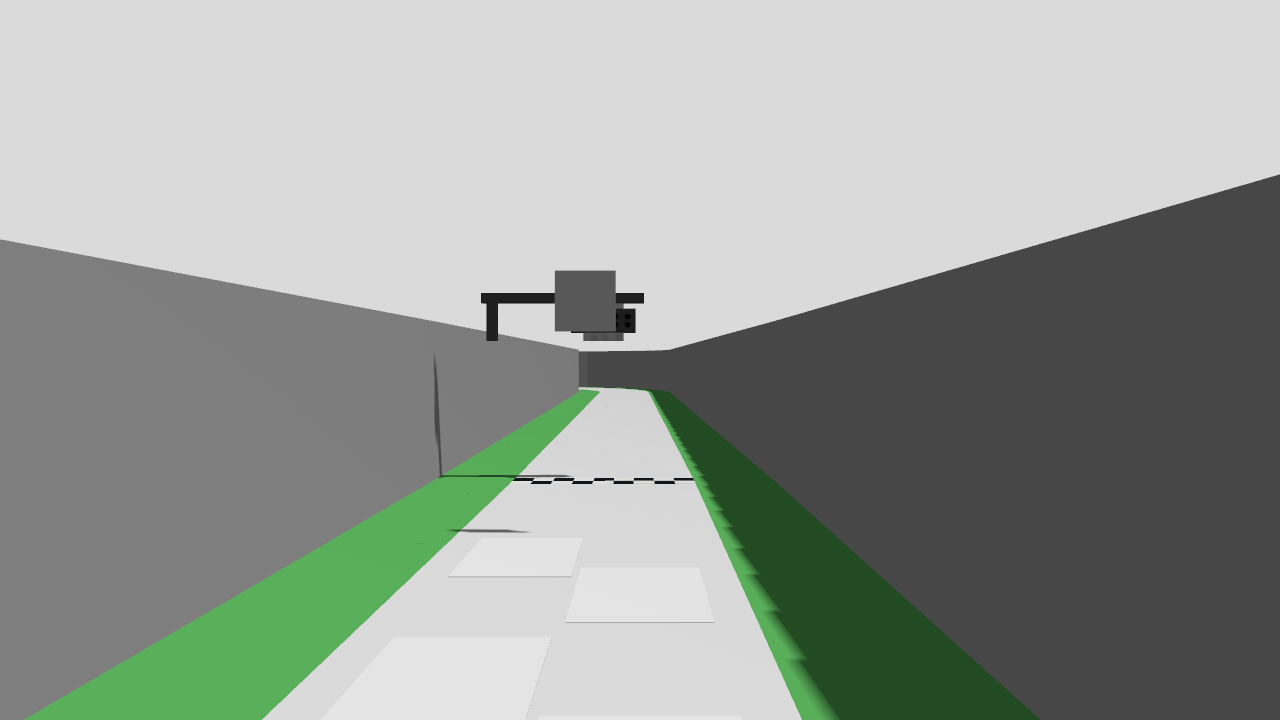
#> input picture artifacts/validation/2026-10-27/official_departure_v1/run1/signal_off.png, 1280 x 720 px, found by its file name; its folder holds 4 pictures in this run
$ python probe.py
#> lines starting #> are read from the running program, lines starting #| are printed output that depends on the picture
### artifacts/validation/2026-11-07/late_start_marker_v1/candidate.py
"""저장 RGB 분석용 후보. ROS/주행 연결 전."""
import math
import cv2
import numpy as np
from arena_autonomy.race_start_local import LocalOfficialStartSignal
from arena_autonomy.race_start import _components
from arena_autonomy.core import red_signal_mask


def detections(rgb):
    dictionary=cv2.aruco.getPredefinedDictionary(cv2.aruco.DICT_4X4_50)
    parameters=(cv2.aruco.DetectorParameters() if hasattr(cv2.aruco,'ArucoDetector')
                else cv2.aruco.DetectorParameters_create())
    parameters.minMarkerDistanceRate=.02
    gray=cv2.cvtColor(rgb,cv2.COLOR_RGB2GRAY)
    if hasattr(cv2.aruco,'ArucoDetector'):
        corners,ids,_=cv2.aruco.ArucoDetector(dictionary,parameters).detectMarkers(gray)
    else:
        corners,ids,_=cv2.aruco.detectMarkers(gray,dictionary,parameters=parameters)
    return [] if ids is None else [(int(i),c.reshape(4,2)) for i,c in zip(ids.flatten(),corners)]


# [48 lines left out: functions marker_geometry, late_green, not called in this run]


class MarkerAnchoredStartSignal(LocalOfficialStartSignal):
    def reset(self):
        super().reset();self.late_frames=0;self.late_bank=None

    def update(self,rgb,stamp_s,markers=None):
        previous=self.last_stamp
        result=super().update(rgb,stamp_s)
        if result:return True
        if self.observed in ('invalid_stamp','clock_reset','invalid_image'):
            self.late_frames=0;self.late_bank=None
            return False
        if previous is not None and stamp_s<=previous:return False
        if previous is not None and stamp_s-previous>self.config.max_frame_gap_s:
            self.late_frames=0;self.late_bank=None
        bank,reason=late_green(rgb,detections(rgb) if markers is None else markers)
        if bank is None:
            self.late_frames=0;self.late_bank=None
            if self.red_frames==0:self.observed=reason
            return False
        old=self.late_bank
        consistent=(old is not None and math.dist(bank['origin'],old['origin'])<=.5*bank['size']
                    and abs(bank['span']-old['span'])<=.2*bank['span'])
        self.late_frames=self.late_frames+1 if consistent else 1
        self.late_bank=bank
        self.started=self.late_frames>=self.config.green_confirmations
        self.observed='late_green_confirmed' if self.started else 'late_green_candidate'
        return self.started

### artifacts/validation/2026-11-07/late_start_marker_v1/probe.py
import json
from pathlib import Path
import cv2
import numpy as np
from candidate import MarkerAnchoredStartSignal,detections,late_green
HERE=Path(__file__).resolve().parent
SOURCE=HERE.parent/'continuous_confirmation_v1/run1'
results={}
for name in ('signal_off','signal_red','signal_green'):
    rgb=cv2.cvtColor(cv2.imread(str(SOURCE/(name+'.png'))),cv2.COLOR_BGR2RGB)
    markers=detections(rgb)
#> in detections, `gray=cv2.cvtColor(rgb,cv2.COLOR_RGB2GRAY)`:
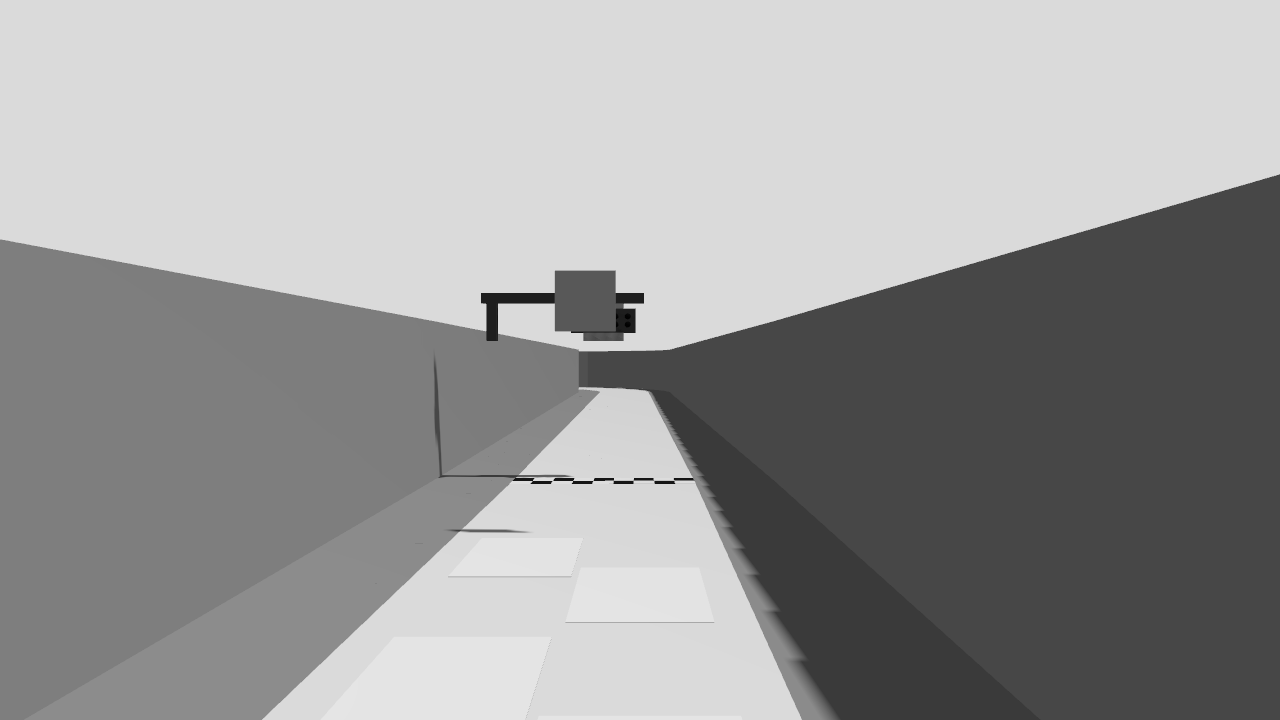
#> gray: shape (720, 1280); min 2, max 229, mean 155.5
#> in detections, `corners,ids,_=cv2.aruco.ArucoDetector(dictionary,parameters).detectMar..`: corners = (); ids = None
#> markers = []
    s=MarkerAnchoredStartSignal()
    output=[s.update(rgb,1.+i*.1,markers) for i in range(3)]
#> (the run stopped early here; a loop or call above may not have finished)
